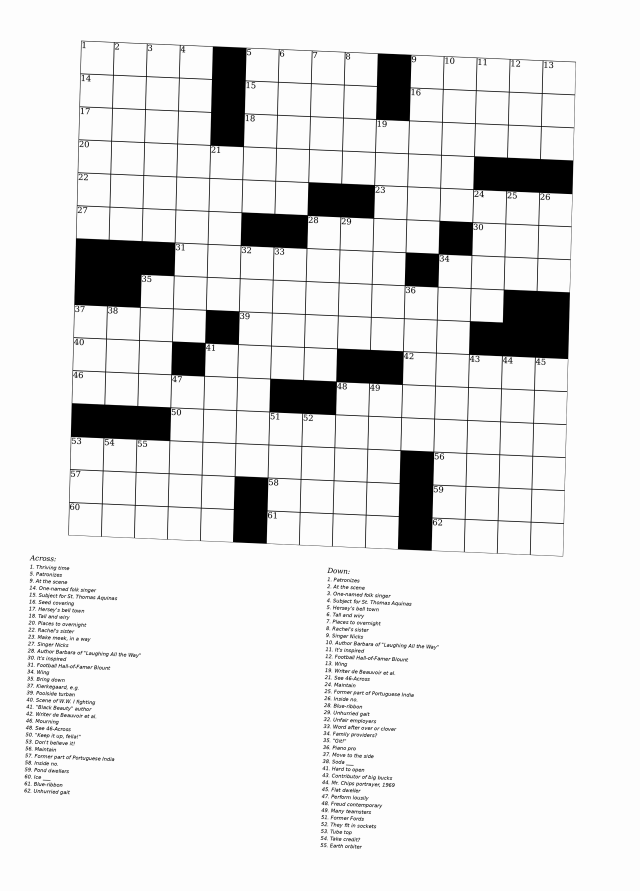
#> input picture manual-test-set/daily-1997-05-May2997.png, 2558 x 3564 px (shown at 1/4 size); its folder holds only this picture in this run
$ python -i render_crossword.py   (imports and definitions only)
#> lines starting #> are read from the running program, lines starting #| are printed output that depends on the picture
#> further down, picture is the input picture: PIL image 2558x3564 RGB; min 0, max 253, mean 228.2
import os
import random
from PIL import Image, ImageDraw, ImageFont, ImageEnhance, ImageFilter
import numpy as np

# [177 lines left out: functions load_random_font, draw_crossword_grid, draw_clues_on_page, extract_word_solutions, save_solution_with_clues, not called in this run]

def augment_image(img):
    # Mild rotation ±2.5°
    angle = random.uniform(-2.5, 2.5)
    img = img.rotate(angle, resample=Image.BICUBIC, expand=True, fillcolor="white")
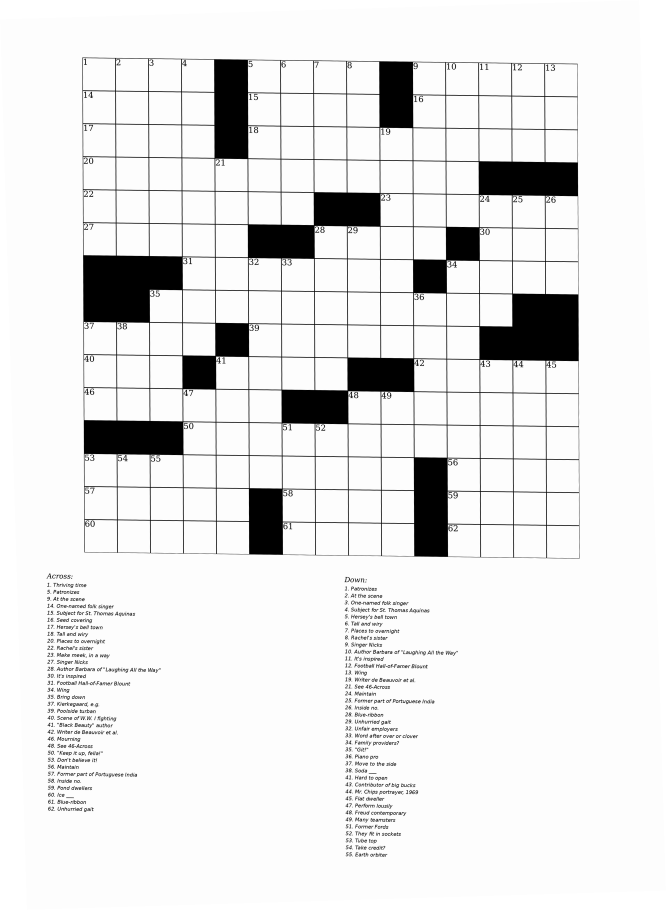
#> img: PIL image 2664x3640 RGB (shown at 1/4 size); min 0, max 255, mean 229.8

    # Slight skew
    width, height = img.size
#> width = 2664; height = 3640
    x_skew = random.uniform(-0.02, 0.02) * width
#> x_skew = 27.49
    y_skew = random.uniform(-0.02, 0.02) * height
#> y_skew = -11.56
    img = img.transform(
        (width, height),
        Image.AFFINE,
        (1, x_skew/height, 0, y_skew/width, 1, 0),
        resample=Image.BICUBIC,
        fillcolor="white"
    )
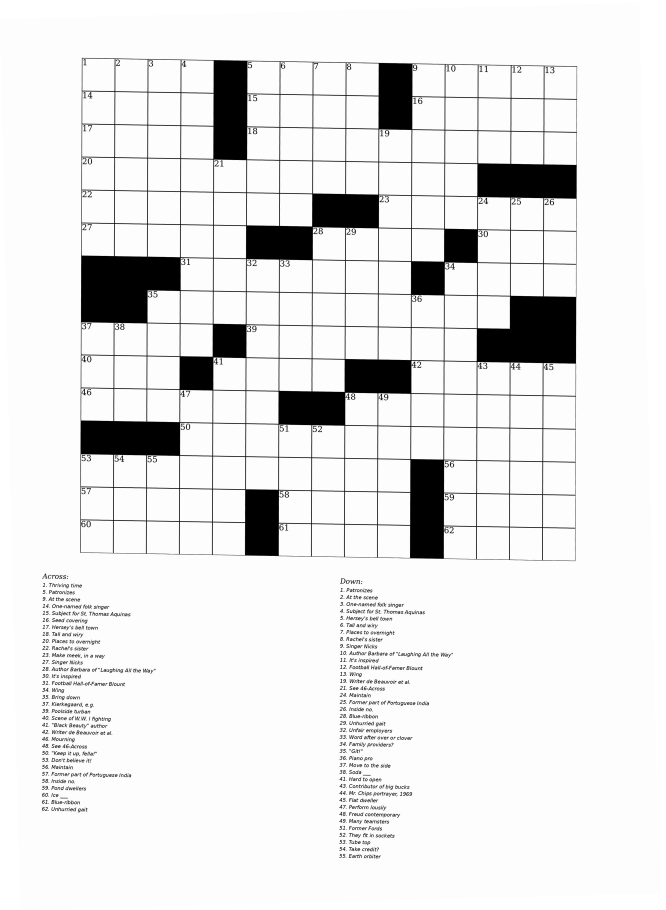
#> img: PIL image 2664x3640 RGB (shown at 1/4 size); min 0, max 255, mean 229.7

    # Slight brightness / contrast change
    enhancer = ImageEnhance.Brightness(img)
    img = enhancer.enhance(random.uniform(0.9, 1.1))
    enhancer = ImageEnhance.Contrast(img)
    img = enhancer.enhance(random.uniform(0.9, 1.1))

    # Mild blur
    if random.random() < 0.5:
        img = img.filter(ImageFilter.GaussianBlur(radius=random.uniform(0.2, 0.7)))

    # Add mild noise
    if random.random() < 0.5:
        arr = np.array(img)
        noise = np.random.randint(-10, 11, arr.shape, dtype=np.int16)
        arr = np.clip(arr.astype(np.int16) + noise, 0, 255).astype(np.uint8)
        img = Image.fromarray(arr)

    return img

# [30 lines left out: function render_crossword, not called in this run]

>>> from PIL import Image
>>> picture = Image.open('manual-test-set/daily-1997-05-May2997.png')
>>> result = augment_image(picture)
